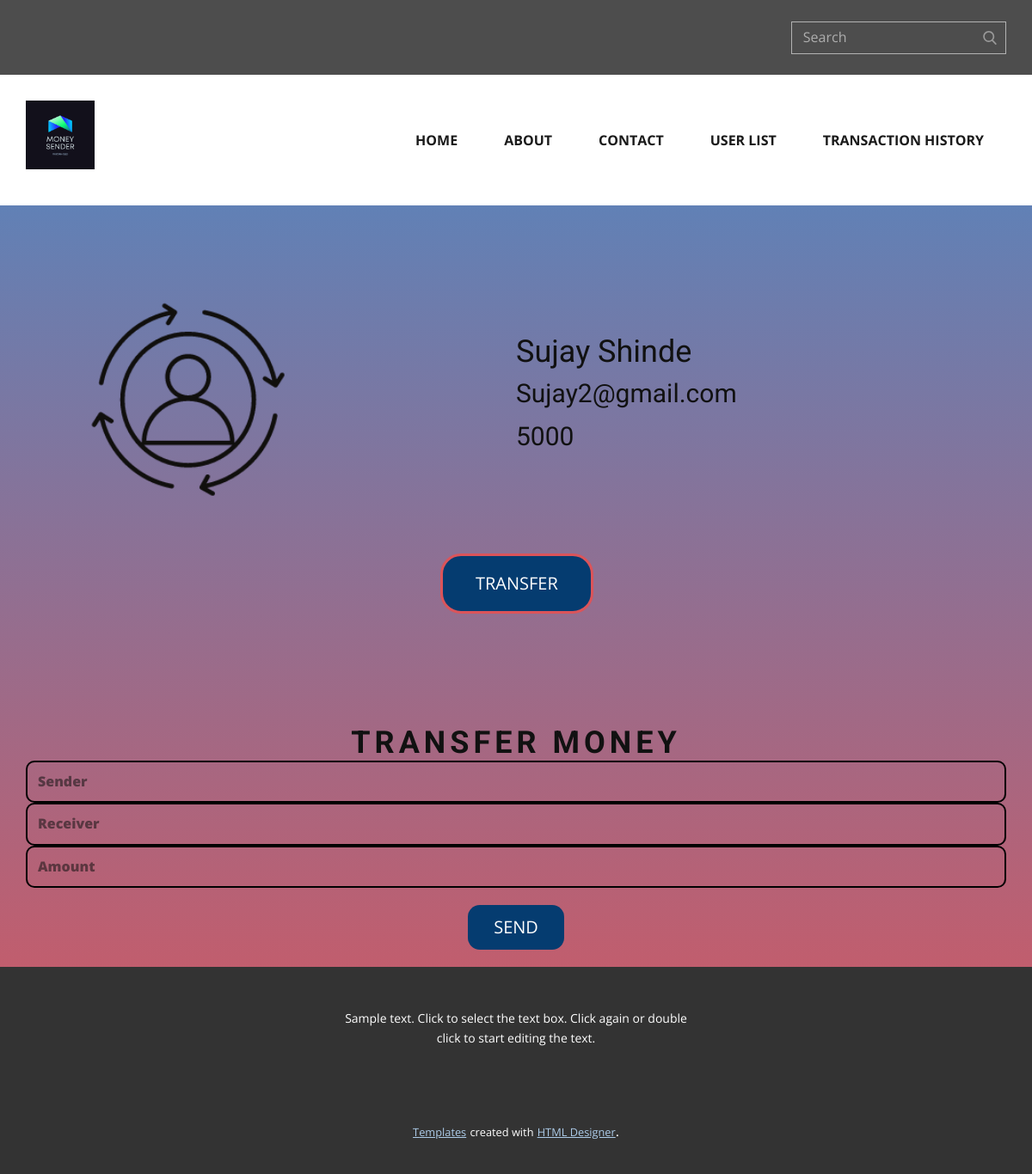
Screenshot of /bank/info/2 with the database file from the repository.
### bank/models.py (models this page shows, shortened)
class Transfer(models.Model):
    Name=models.CharField(max_length=100)
    Email=models.CharField(max_length=100)
    Balance=models.IntegerField()

### bank/views.py (the view)
# urls.py: path("info/<str:id>",views.info,name="info"),
def info(request,id):
        return render(request,"bank/info.html",{
            "infolist":Transfer.objects.all().filter(id=id),
         })

### bank/templates/bank/info.html (shortened to what this page needs)
<!DOCTYPE html>
<html style="font-size: 16px;">
{% load static %}
  <head>
    <link rel="stylesheet" href="{% static 'nicepage.css' %}" media="screen">
<link rel="stylesheet" href="{% static 'info.css' %}" media="screen">
  </head>
  <body class="u-body"><header class="u-align-left u-clearfix u-header u-section-row-container" id="sec-8fb4"><div class="u-section-rows">
        <div class="u-grey-70 u-section-row u-sticky u-section-row-1" id="sec-46aa">
          <div class="u-clearfix u-sheet u-sheet-1">
            <div class="u-social-icons u-spacing-10 u-social-icons-1"></div>
            <form action="#" method="get" class="u-border-1 u-border-grey-30 u-expanded-width-xs u-search u-search-right u-search-1">
              <button class="u-search-button" type="submit">
                <span class="u-search-icon u-spacing-10 u-text-grey-40">
                  <svg class="u-svg-link" preserveAspectRatio="xMidYMin slice" viewBox="0 0 56.966 56.966" style=""><use xmlns:xlink="http://www.w3.org/1999/xlink" xlink:href="#svg-9dab"></use></svg>
                </span>
              </button>
              <input class="u-search-input" type="search" name="search" value="" placeholder="Search">
            </form>
          </div>
        </div>
        <div class="u-section-row u-white u-section-row-2" id="sec-37e8">
          <div class="u-clearfix u-sheet u-sheet-2">
            <a href="https://nicepage.com" class="u-image u-logo u-image-1" data-image-width="500" data-image-height="500">
              <img src="{% static '1.png' %}" class="u-logo-image u-logo-image-1" data-image-width="80">
            </a>
            <nav data-position="" class="u-menu u-menu-dropdown u-offcanvas u-menu-1">
              <div class="u-custom-menu u-nav-container">
                <ul class="u-nav u-spacing-2 u-unstyled u-nav-1"><li class="u-nav-item"><a class="u-border-6 u-border-hover-palette-1-light-1 u-button-style u-nav-link u-text-active-grey-90 u-text-grey-90 u-text-hover-grey-90" href="Home.html" style="padding: 10px 20px;">Home</a>
</li><li class="u-nav-item"><a class="u-border-6 u-border-hover-palette-1-light-1 u-button-style u-nav-link u-text-active-grey-90 u-text-grey-90 u-text-hover-grey-90" href="About.html" style="padding: 10px 20px;">About</a>
</li><li class="u-nav-item"><a class="u-border-6 u-border-hover-palette-1-light-1 u-button-style u-nav-link u-text-active-grey-90 u-text-grey-90 u-text-hover-grey-90" href="Contact.html" style="padding: 10px 20px;">Contact</a>
</li><li class="u-nav-item"><a class="u-border-6 u-border-hover-palette-1-light-1 u-button-style u-nav-link u-text-active-grey-90 u-text-grey-90 u-text-hover-grey-90" href="Customer-List.html" style="padding: 10px 20px;">User List</a>
</li><li class="u-nav-item"><a class="u-border-6 u-border-hover-palette-1-light-1 u-button-style u-nav-link u-text-active-grey-90 u-text-grey-90 u-text-hover-grey-90" href="Transaction-History.html" style="padding: 10px 20px;">Transaction History</a>
</li></ul>
              </div>
            </nav>
          </div>
        </div>
      </div></header>
    <section class="u-clearfix u-section-1" id="sec-3109">
      <div class="u-clearfix u-sheet u-sheet-1">
        <div class="u-clearfix u-expanded-width u-gutter-0 u-layout-wrap u-layout-wrap-1">
          <div class="u-layout">
            <div class="u-layout-row">
              <div class="u-align-center u-container-style u-layout-cell u-left-cell u-size-23 u-layout-cell-1">
                <div class="u-container-layout u-container-layout-1">
                  <img class="u-image u-image-1" src="{% static 'MoneyFinanceTechLogoMobileAppIconLogo.png' %}" data-image-width="500" data-image-height="500">
                </div>
              </div>
              <div class="u-align-left u-container-style u-layout-cell u-right-cell u-size-37 u-layout-cell-2">
                <div class="u-container-layout u-valign-bottom u-container-layout-2">
                  <a href="info.html#sec-114c" data-page-id="87625311" class="u-border-3 u-border-palette-2-base u-btn u-btn-round u-button-style u-custom-color-1 u-radius-24 u-btn-1">TRANSFER </a>
                </div>
              </div>
            </div>
          </div>
        </div>
      </div>
    </section>
    {% for i in infolist %}
     <p> <h2 style="position: absolute;left:600px;top:370px;"> {{i.Name}} </h2> </p>
     <p> <h3 style="position: absolute;left:600px;top:420px;"> {{i.Email}} </h2> </p>
     <p> <h3 style="position: absolute;left:600px;top:470px;"> {{i.Balance}} </h2> </p>
    {% endfor %}
    <section class="u-align-center u-clearfix u-section-2" id="sec-114c">
      <div class="u-clearfix u-sheet u-valign-middle u-sheet-1">
        <h2 class="u-text u-text-1">Transfer money</h2>
        <form action="Transaction-History.html" method="POST" >
          <input type="text" placeholder="Sender" name="Name" class="u-border-2 u-border-black u-input u-input-rectangle u-radius-10 u-input-1">
          <input type="text" placeholder="Receiver" name="email"  class="u-border-2 u-border-black u-input u-input-rectangle u-radius-10 u-input-1">
          <input type="text" placeholder="Amount" name="text" class="u-border-2 u-border-black u-input u-input-rectangle u-radius-10 u-input-1" >
          <input type="submit" value="SEND" class="u-border-2 u-border-palette-3-base u-btn u-btn-round u-btn-submit u-button-style u-custom-color-1 u-radius-14 u-btn-1"">
        </form>
        </div>
    </section>
    <footer class="u-align-center u-clearfix u-footer u-grey-80 u-footer" id="sec-f7ab"><div class="u-clearfix u-sheet u-sheet-1">
        <p class="u-small-text u-text u-text-variant u-text-1">Sample text. Click to select the text box. Click again or double click to start editing the text.</p>
      </div></footer>
    <section class="u-backlink u-clearfix u-grey-80">
      <a class="u-link" href="https://nicepage.com/templates" target="_blank">
        <span>Templates</span>
      </a>
      <p class="u-text">
        <span>created with</span>
      </p>
      <a class="u-link" href="https://nicepage.com/html-website-builder" target="_blank">
        <span>HTML Designer</span>
      </a>.
    </section>
  </body>
</html>

### bank/static/info.css (style rules this page uses)
.u-section-1 .u-sheet-1 { min-height: 349px; }
.u-section-1 .u-layout-wrap-1 { margin: 60px auto 60px 0; }
.u-section-1 .u-layout-cell-1 { min-height: 420px; }
.u-section-1 .u-container-layout-1 { padding: 0; }
.u-section-1 .u-image-1 { width: 561px; height: 372px; margin: -21px auto 0 -92px; }
.u-section-1 .u-layout-cell-2 { min-height: 426px; }
.u-section-1 .u-container-layout-2 { padding: 30px 30px 11px; }
.u-section-1 .u-btn-1 { background-image: none; border-style: solid; font-size: 1.25rem; margin: 0 auto 0 15px; padding: 16px 38px; }
.u-section-2 .u-sheet-1 { min-height: 192px; }
.u-section-2 .u-text-1 { text-transform: uppercase; letter-spacing: 5px; font-weight: 700; width: 655px; margin: 40px auto 0; }
.u-section-2 .u-input-1 { font-weight: 800; }
.u-section-2 .u-btn-1 { background-image: none; border-style: solid; font-size: 1.25rem; }

### rows the page displays
Transfer: Name "Sujay Shinde", Email "Sujay2@gmail.com", Balance "5000"
